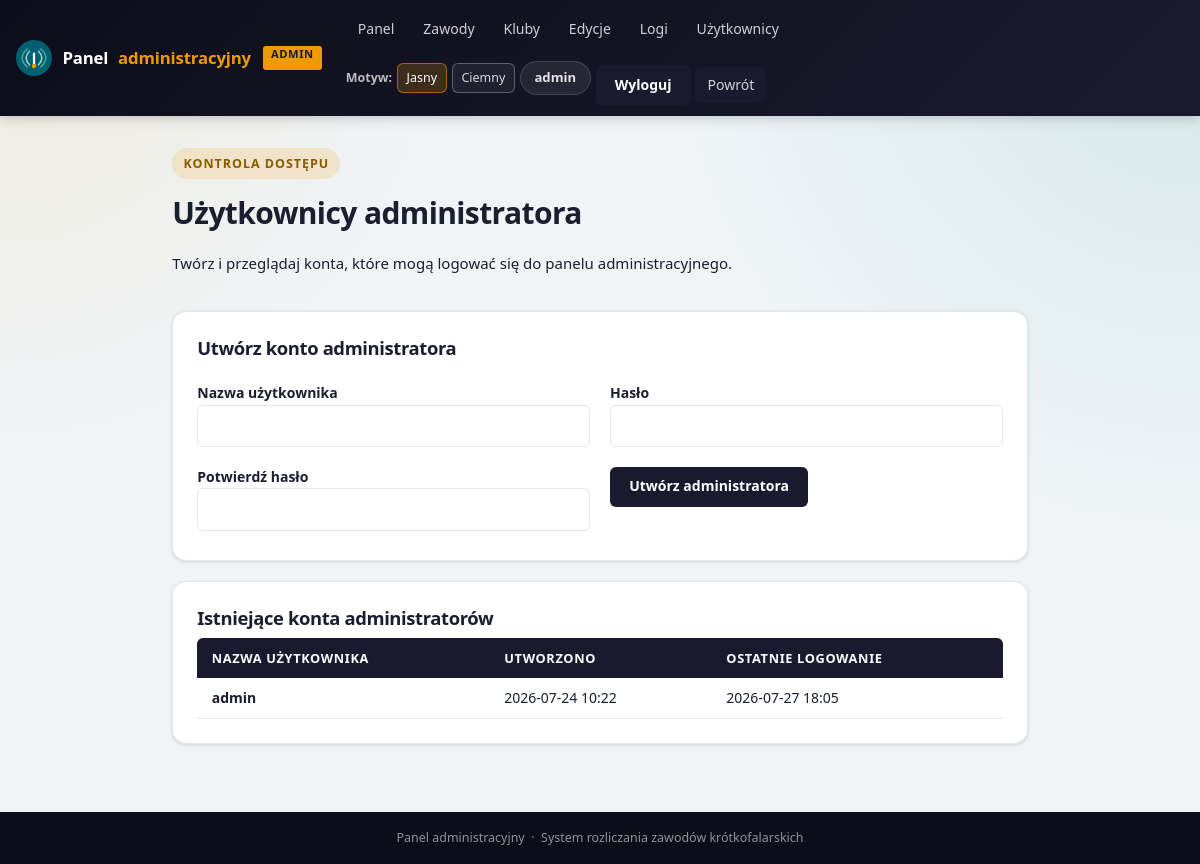
/admin/users (signed in), run on an earlier commit of the app's database.
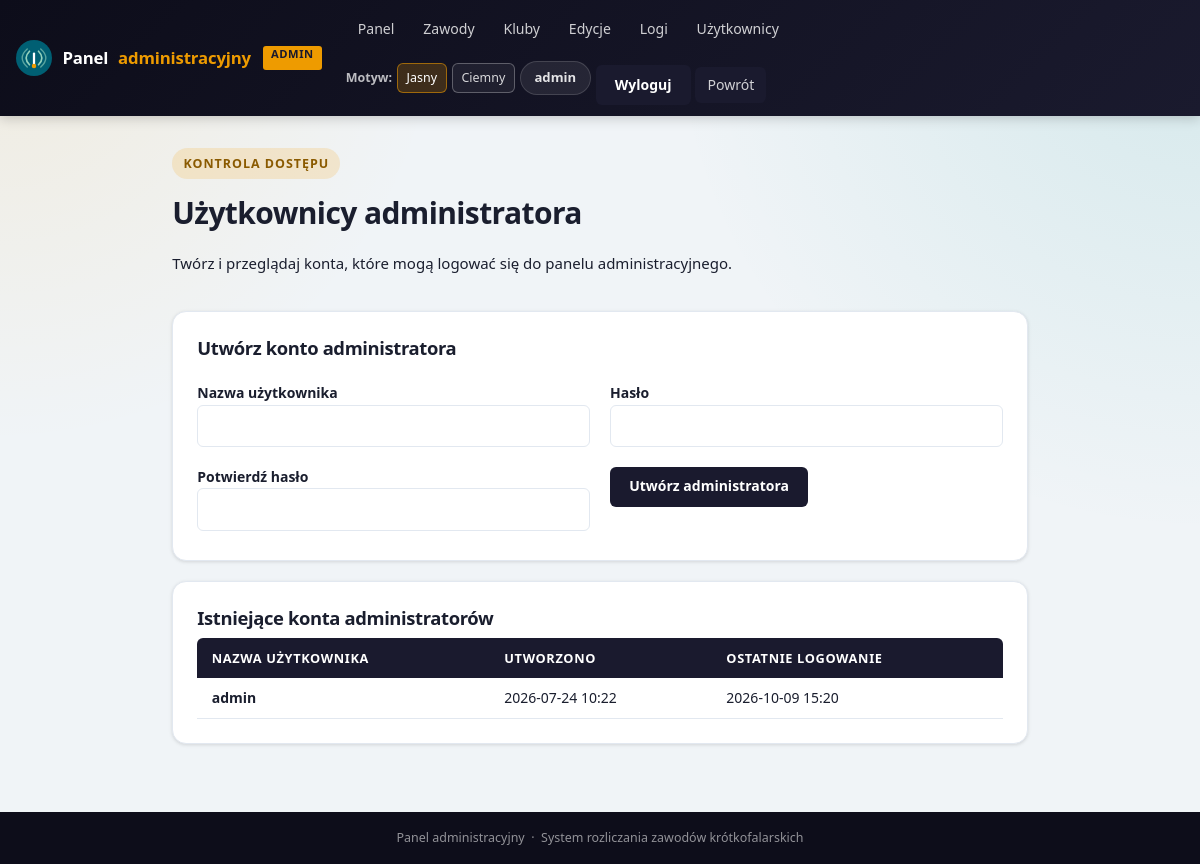
And on a later commit of the database.
### app/models.py (models this page shows, shortened)
class AdminUser(db.Model):
    id = db.Column(db.Integer, primary_key=True)
    username = db.Column(db.String(80), nullable=False, unique=True)
    password_hash = db.Column(db.String(255), nullable=False)
    created_at = db.Column(db.DateTime, default=datetime.utcnow, nullable=False)
    last_login_at = db.Column(db.DateTime, nullable=True)

### app/admin.py (the view, shortened to what this page needs)
@admin_bp.route("/users", methods=["GET", "POST"])
def users():
    users_list = AdminUser.query.order_by(AdminUser.created_at.desc()).all()
    return render_template("admin/users.html", users=users_list)

### app/admin.py (called while the page is built)
@admin_bp.before_request
def require_admin_login():
    allowed_endpoints = {
        "admin.login",
        "admin.logout",
    }
    if request.endpoint in allowed_endpoints:
        return None
    if get_current_admin_user() is None:
        flash("Zaloguj się, aby uzyskać dostęp do panelu administracyjnego.", "error")
        return redirect(url_for("admin.login", next=request.full_path if request.query_string else None))

### app/admin_auth.py (called while the page is built)
def get_current_admin_user() -> AdminUser | None:
    if hasattr(g, "current_admin_user"):
        return g.current_admin_user
    user_id = session.get(SESSION_KEY)
    if not user_id:
        g.current_admin_user = None
        return None
    user = db.session.get(AdminUser, user_id)
    g.current_admin_user = user
    return user

### app/templates/admin/users.html
{% extends 'admin/base.html' %}
{% block content %}
<div class="page-header">
    <div>
        <p class="eyebrow">Kontrola dostępu</p>
        <h1>Użytkownicy administratora</h1>
        <p class="lead">Twórz i przeglądaj konta, które mogą logować się do panelu administracyjnego.</p>
    </div>
</div>
<section class="card">
    <h3>Utwórz konto administratora</h3>
    <form method="post" class="form-grid">
        <label>
            Nazwa użytkownika
            <input name="username" autocomplete="username" required>
        </label>
        <label>
            Hasło
            <input name="password" type="password" autocomplete="new-password" required>
        </label>
        <label>
            Potwierdź hasło
            <input name="confirm_password" type="password" autocomplete="new-password" required>
        </label>
        <div>
            <button type="submit" class="button">Utwórz administratora</button>
        </div>
    </form>
</section>
<section class="card">
    <h3>Istniejące konta administratorów</h3>
    {% if users %}
        <table>
            <thead>
                <tr>
                    <th>Nazwa użytkownika</th>
                    <th>Utworzono</th>
                    <th>Ostatnie logowanie</th>
                </tr>
            </thead>
            <tbody>
                {% for user in users %}
                <tr>
                    <td><strong>{{ user.username }}</strong></td>
                    <td>{{ user.created_at.strftime('%Y-%m-%d %H:%M') }}</td>
                    <td>{{ user.last_login_at.strftime('%Y-%m-%d %H:%M') if user.last_login_at else 'Nigdy' }}</td>
                </tr>
                {% endfor %}
            </tbody>
        </table>
    {% else %}
        <p class="muted">Nie utworzono jeszcze kont administratora.</p>
    {% endif %}
</section>
{% endblock %}

### app/templates/admin/base.html (shortened to what this page needs)
<!doctype html>
<html lang="{{ ui_lang }}" data-theme="{{ ui_theme }}">
<head>
    <link rel="stylesheet" href="{{ url_for('static', filename='styles.css') }}">
</head>
<body class="admin-panel">
<header class="site-header admin-header">
    <div class="header-inner">
        <a class="site-logo" href="{{ url_for('admin.dashboard') }}">
            <img src="{{ url_for('static', filename='favicon.svg') }}" alt="Logo">
            <span class="site-logo-text">Panel&nbsp;<span class="logo-accent">administracyjny</span> <span class="admin-badge">ADMIN</span></span>
        </a>
        <nav class="admin-nav">
            <div class="admin-nav-primary">
                <a href="{{ url_for('admin.dashboard') }}">Panel</a>
                <a href="{{ url_for('admin.contests') }}">Zawody</a>
                <a href="{{ url_for('admin.clubs') }}">Kluby</a>
                <a href="{{ url_for('admin.editions') }}">Edycje</a>
                <a href="{{ url_for('admin.logs') }}">Logi</a>
                <a href="{{ url_for('admin.users') }}">Użytkownicy</a>
            </div>
            <div class="admin-nav-meta">
                <span class="admin-nav-label">{{ t('theme') }}:</span>
                <a href="{{ ui_url(theme='light') }}" class="nav-chip {% if ui_theme == 'light' %}active{% endif %}">{{ t('theme_light') }}</a>
                <a href="{{ ui_url(theme='dark') }}" class="nav-chip {% if ui_theme == 'dark' %}active{% endif %}">{{ t('theme_dark') }}</a>
                {% if current_admin_user %}
                    <span class="admin-user-pill">{{ current_admin_user.username }}</span>
                    <form method="post" action="{{ url_for('admin.logout') }}" class="admin-nav-form">
                        <button type="submit" class="button admin-logout">Wyloguj</button>
                    </form>
                {% endif %}
                <a href="{{ url_for('main.index') }}" class="button admin-public-link">Powrót</a>
            </div>
        </nav>
    </div>
</header>
<main class="container admin-main">
    {% block content %}{% endblock %}
</main>
<footer class="site-footer">
    Panel administracyjny &nbsp;·&nbsp; System rozliczania zawodów krótkofalarskich
</footer>
</body>
</html>

What changed in the data, as far as the page shows it:
changed AdminUser "admin": last_login_at "2026-07-27 18:05" → "2026-10-09 15:20"
